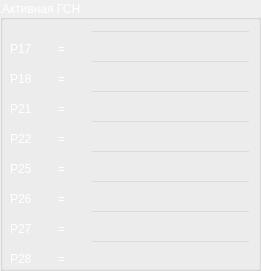
    <widget class="QGroupBox" name="P_TAB3_2">
     <property name="geometry">
      <rect>
       <x>280</x>
       <y>330</y>
       <width>261</width>
       <height>271</height>
      </rect>
     </property>
     <property name="styleSheet">
      <string notr="true">QGroupBox
{
color: white
}</string>
     </property>
     <property name="title">
      <string>Активная ГСН</string>
     </property>
     <widget class="QLabel" name="P_99">
      <property name="geometry">
       <rect>
        <x>10</x>
        <y>190</y>
        <width>67</width>
        <height>17</height>
       </rect>
      </property>
      <property name="styleSheet">
       <string notr="true">QLabel
{
color: white
}</string>
      </property>
      <property name="text">
       <string>P26        =</string>
      </property>
     </widget>
     <widget class="QLabel" name="P_100">
      <property name="geometry">
       <rect>
        <x>10</x>
        <y>100</y>
        <width>67</width>
        <height>17</height>
       </rect>
      </property>
      <property name="styleSheet">
       <string notr="true">QLabel
{
color: white
}</string>
      </property>
      <property name="text">
       <string>P21        =</string>
      </property>
     </widget>
     <widget class="QLabel" name="P_101">
      <property name="geometry">
       <rect>
        <x>10</x>
        <y>40</y>
        <width>67</width>
        <height>17</height>
       </rect>
      </property>
      <property name="styleSheet">
       <string notr="true">QLabel
{
color: white
}</string>
      </property>
      <property name="text">
       <string>P17        =</string>
      </property>
     </widget>
     <widget class="QLabel" name="P_102">
      <property name="geometry">
       <rect>
        <x>10</x>
        <y>160</y>
        <width>67</width>
        <height>17</height>
       </rect>
      </property>
      <property name="styleSheet">
       <string notr="true">QLabel
{
color: white
}</string>
      </property>
      <property name="text">
       <string>P25        =</string>
      </property>
     </widget>
     <widget class="QLabel" name="P_103">
      <property name="geometry">
       <rect>
        <x>10</x>
        <y>130</y>
        <width>67</width>
        <height>17</height>
       </rect>
      </property>
      <property name="styleSheet">
       <string notr="true">QLabel
{
color: white
}</string>
      </property>
      <property name="text">
       <string>P22        =</string>
      </property>
     </widget>
     <widget class="QLabel" name="P_104">
      <property name="geometry">
       <rect>
        <x>10</x>
        <y>70</y>
        <width>67</width>
        <height>17</height>
       </rect>
      </property>
      <property name="styleSheet">
       <string notr="true">QLabel
{
color: white
}</string>
      </property>
      <property name="text">
       <string>P18        =</string>
      </property>
     </widget>
     <widget class="QLabel" name="P_105">
      <property name="geometry">
       <rect>
        <x>10</x>
        <y>220</y>
        <width>67</width>
        <height>17</height>
       </rect>
      </property>
      <property name="styleSheet">
       <string notr="true">QLabel
{
color: white
}</string>
      </property>
      <property name="text">
       <string>P27        =</string>
      </property>
     </widget>
     <widget class="QLabel" name="P_106">
      <property name="geometry">
       <rect>
        <x>10</x>
        <y>250</y>
        <width>67</width>
        <height>17</height>
       </rect>
      </property>
      <property name="styleSheet">
       <string notr="true">QLabel
{
color: white
}</string>
      </property>
      <property name="text">
       <string>P28        =</string>
      </property>
     </widget>
     <widget class="QLineEdit" name="l35_2">
      <property name="geometry">
       <rect>
        <x>90</x>
        <y>240</y>
        <width>161</width>
        <height>31</height>
       </rect>
      </property>
      <property name="styleSheet">
       <string notr="true">QLineEdit
{
background: rgb(0,0,0,0);
color: white;
}</string>
      </property>
      <property name="text">
       <string/>
      </property>
     </widget>
     <widget class="QLineEdit" name="l34_2">
      <property name="geometry">
       <rect>
        <x>90</x>
        <y>210</y>
        <width>161</width>
        <height>31</height>
       </rect>
      </property>
      <property name="styleSheet">
       <string notr="true">QLineEdit
{
background: rgb(0,0,0,0);
color: white;
}</string>
      </property>
      <property name="text">
       <string/>
      </property>
     </widget>
     <widget class="QLineEdit" name="l30_2">
      <property name="geometry">
       <rect>
        <x>90</x>
        <y>90</y>
        <width>161</width>
        <height>31</height>
       </rect>
      </property>
      <property name="styleSheet">
       <string notr="true">QLineEdit
{
background: rgb(0,0,0,0);
color: white;
}</string>
      </property>
      <property name="text">
       <string/>
      </property>
     </widget>
     <widget class="QLineEdit" name="l29_2">
      <property name="geometry">
       <rect>
        <x>90</x>
        <y>60</y>
        <width>161</width>
        <height>31</height>
       </rect>
      </property>
      <property name="styleSheet">
       <string notr="true">QLineEdit
{
background: rgb(0,0,0,0);
color: white;
}</string>
      </property>
      <property name="text">
       <string/>
      </property>
     </widget>
     <widget class="QLineEdit" name="l31_2">
      <property name="geometry">
       <rect>
        <x>90</x>
        <y>120</y>
        <width>161</width>
        <height>31</height>
       </rect>
      </property>
      <property name="styleSheet">
       <string notr="true">QLineEdit
{
background: rgb(0,0,0,0);
color: white;
}</string>
      </property>
      <property name="text">
       <string/>
      </property>
     </widget>
     <widget class="QLineEdit" name="l28_2">
      <property name="geometry">
       <rect>
        <x>90</x>
        <y>30</y>
        <width>161</width>
        <height>31</height>
       </rect>
      </property>
      <property name="styleSheet">
       <string notr="true">QLineEdit
{
background: rgb(0,0,0,0);
color: white;
}</string>
      </property>
      <property name="text">
       <string/>
      </property>
     </widget>
     <widget class="QLineEdit" name="l32_2">
      <property name="geometry">
       <rect>
        <x>90</x>
        <y>150</y>
        <width>161</width>
        <height>31</height>
       </rect>
      </property>
      <property name="styleSheet">
       <string notr="true">QLineEdit
{
background: rgb(0,0,0,0);
color: white;
}</string>
      </property>
      <property name="text">
       <string/>
      </property>
     </widget>
     <widget class="QLineEdit" name="l33_2">
      <property name="geometry">
       <rect>
        <x>90</x>
        <y>180</y>
        <width>161</width>
        <height>31</height>
       </rect>
      </property>
      <property name="styleSheet">
       <string notr="true">QLineEdit
{
background: rgb(0,0,0,0);
color: white;
}</string>
      </property>
      <property name="text">
       <string/>
      </property>
     </widget>
    </widget>
